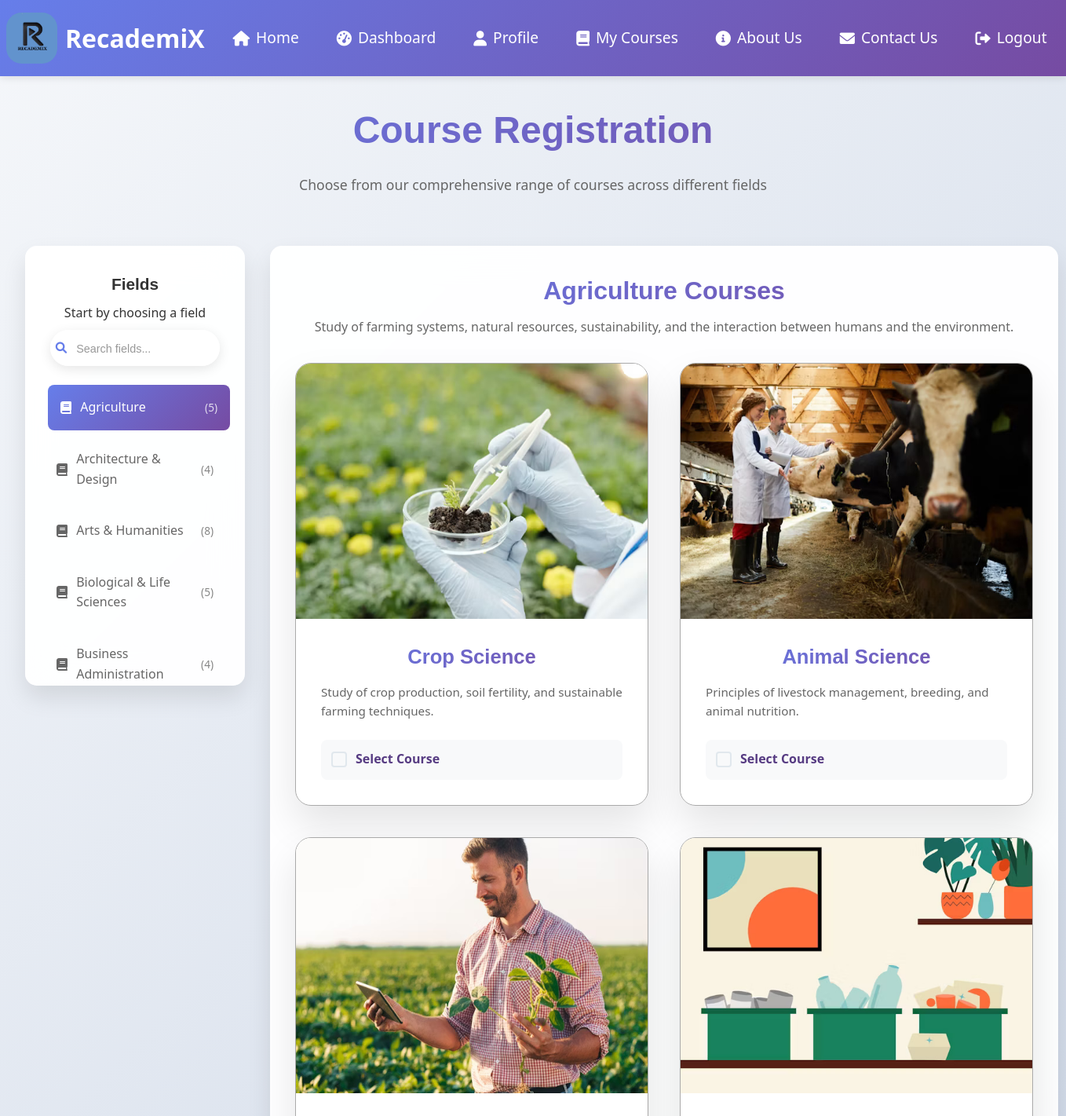
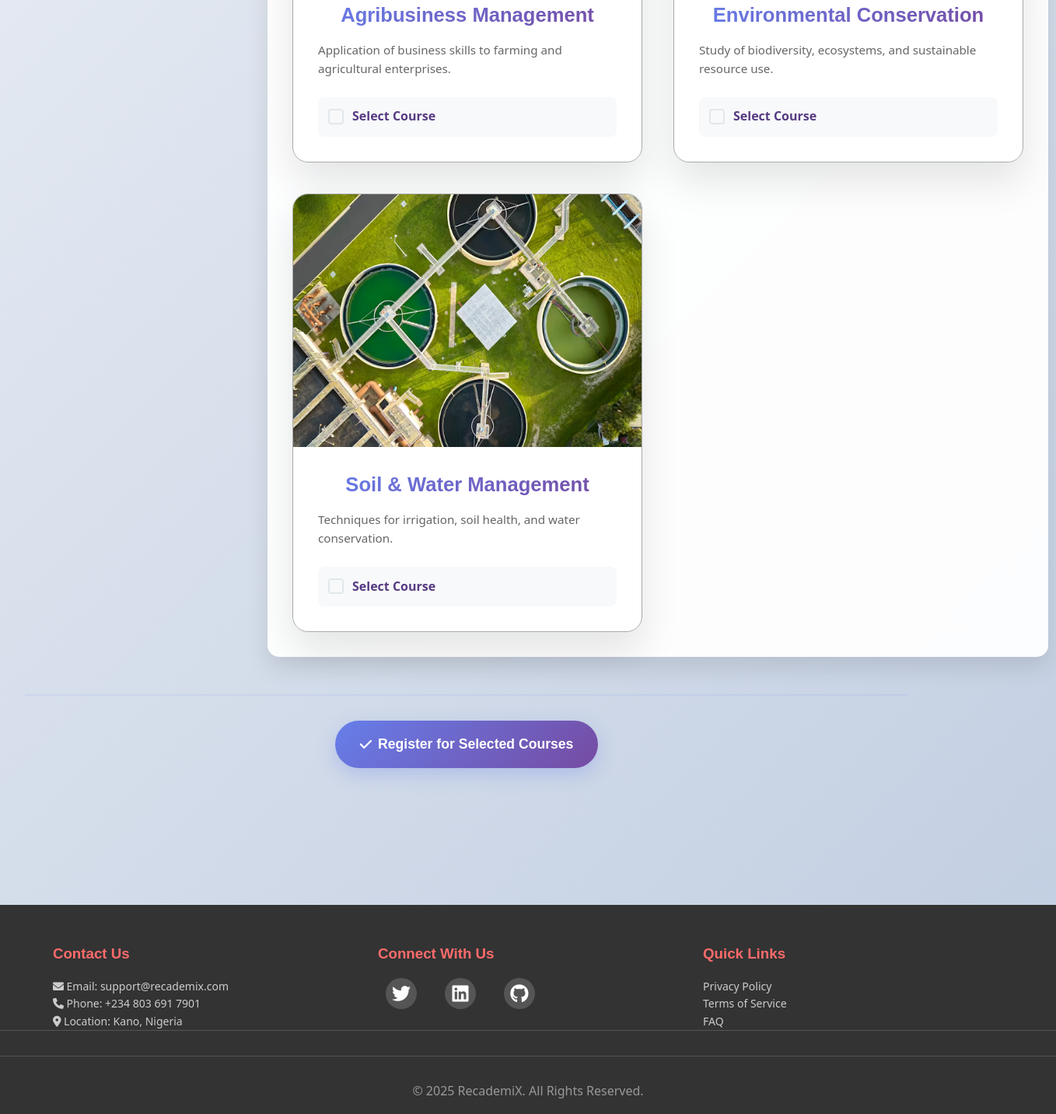
The page /videos/course-registration/ (signed in) on the database its author committed (2 pictures, top to bottom).
### videos/models.py (models this page shows, shortened)
class Field(models.Model):
    name = models.CharField(max_length=100)
    description = models.TextField(blank=True, null=True)

class Course(models.Model):
    title = models.CharField(max_length=255)
    field = models.ForeignKey(Field, on_delete=models.CASCADE, related_name='courses', default="null")
    created_at = models.DateTimeField(auto_now_add=True)
    description = models.TextField(blank=True, null=True)
    image = models.ImageField(upload_to='course_images/', blank=True, null=True)

### videos/views.py (the view, shortened to what this page needs)
# urls.py: path('course-registration/', views.course_registration, name='course_registration'),
@login_required
def course_registration(request):
    fields = Field.objects.prefetch_related('courses').order_by('name')
    for field in fields:
        field.course_count = field.courses.count()
    context = {
        'fields': fields
    }
    return render(request, 'course-registration.html', context)

### templates/course-registration.html (shortened to what this page needs)
{% extends 'base.html' %}
{% load static %}
{% block content %}
<section class="modern-section">
    <div class="section-header">
        <h1 class="section-title">Course Registration</h1>
        <p class="section-subtitle">Choose from our comprehensive range of courses across different fields</p>
    </div>
    <div class="container-course">
    <form method="POST" id="courseRegistrationForm">
        <div class="sidebar-layout">
            <div class="categories-sidebar">
                <h3 class="sidebar-title">Fields</h3>
                <p>Start by choosing a field</p>
                <div class="field-search-wrapper">
                    <div class="search-input-group">
                        <i class="fas fa-search search-icon"></i>
                        <input type="text" id="fieldSearch" placeholder="Search fields..." class="field-search-input">
                    </div>
                </div>
                <div class="field-list" id="fieldList">
                    {% for field in fields %}
                        <div class="category-item" data-field="{{ field.id }}" data-field-name="{{ field.name|lower }}" onclick="showFieldCourses('{{ field.id }}')">
                            <i class="fas fa-book"></i>
                            <span>{{ field.name }}</span>
                            <span class="course-count">({{ field.course_count }})</span>
                        </div>
                    {% endfor %}
                </div>
            </div>
            <div class="courses-content container">
                {% for field in fields %}
                    <div class="field-courses" id="field-{{ field.id }}" style="{% if not forloop.first %}display: none;{% endif %}">
                        <div class="field-header-info">
                            <h2 class="field-title">{{ field.name }} Courses</h2>
                            <p class="field-description">{{ field.description|default:"Explore courses in this field" }}</p>
                        </div>
                        <div class="courses-grid">
                            {% for course in field.courses.all %}
                                <div class="course-item">
                                    <div class="course-image">
                                        <img src="{% if course.image %}
                                        {{ course.image.url }}
                                        {% else %}
                                        {% static 'images/default.jpg' %}
                                        {% endif %}" alt="{{ course.title }}" />
                                    </div>
                                    <div class="course-details">
                                        <h3 class="course-name">{{ course.title }}</h3>
                                        <p class="course-description">
                                            {% if course.description %}
                                                {{ course.description|truncatechars:120 }}
                                            {% else %}
                                                Explore comprehensive topics in {{ course.title }}. Enhance your skills today!
                                            {% endif %}
                                        </p>
                                        <label class="course-checkbox-wrapper">
                                            <span class="checkbox-custom"></span>
                                            <span class="checkbox-label">Select Course</span>
                                        </label>
                                    </div>
                                </div>
                            {% endfor %}
                        </div>
                    </div>
                {% endfor %}
            </div>
        </div>
        <div class="form-actions">
            <button type="submit" class="btn btn-primary btn-large">
                <i class="fas fa-check"></i> Register for Selected Courses
            </button>
        </div></div>
</section>
{% endblock content %}

### templates/base.html (shortened to what this page needs)
{% load static %}
<!DOCTYPE html>
<html lang="en">
<head>
    <link rel="stylesheet" href="{% static 'css/styles.css' %}">
    <link rel="stylesheet" href="{% static 'css/pages.css' %}">
    <link rel="stylesheet" href="{% static 'css/courses.css' %}">
    <link rel="stylesheet" href="{% static 'css/dashboard.css' %}">
    <link rel="stylesheet" href="{% static 'css/buttons.css' %}">
    <link rel="stylesheet" href="{% static 'css/responsive.css' %}">
    <link rel="stylesheet" href="https://cdnjs.cloudflare.com/ajax/libs/font-awesome/6.0.0/css/all.min.css">
</head>
<body>
<nav class="navbar">
    <div class="nav-container">
        <a href="{% url 'home' %}" class="logo">
            <img src="{% static 'images/LOGO copy.jpg' %}" alt="RecademiX Logo">
            <span class="logo-text">RecademiX</span>
        </a>
<ul class="nav-links" id="navLinks">
            <li><a href="{% url 'home' %}"><i class="fas fa-home"></i> Home</a></li>
                {% if user.is_authenticated %}
            <li><a href="{% url 'dashboard' %}"><i class="fas fa-tachometer-alt"></i> Dashboard</a></li>
            <li><a href="{% url 'profile' %}"><i class="fas fa-user"></i> Profile</a></li>
            <li><a href="{% url 'my_courses' %}"><i class="fas fa-book"></i> My Courses</a></li>
            <li><a href="{% url 'about' %}"><i class="fas fa-info-circle"></i> About Us</a></li>
            <li><a href="{% url 'contact' %}"><i class="fas fa-envelope"></i> Contact Us</a></li>
            <li><a href="{% url 'signout' %}"><i class="fas fa-sign-out-alt"></i> Logout</a></li>
            {% endif %}
</ul>
    </div>
</nav>
    {% block content %}
    {% endblock content %}
    <footer class="footer">
        <div class="footer-content">
            <div class="footer-section">
                <h3>Contact Us</h3>
                <p><i class="fas fa-envelope"></i> Email: support@recademix.com</p>
                <p><i class="fas fa-phone"></i> Phone: +234 803 691 7901</p>
                <p><i class="fas fa-map-marker-alt"></i> Location: Kano, Nigeria</p>
            </div>
            <div class="footer-section">
                <h3>Connect With Us</h3>
                <div class="social-links">
                    <a href="#" class="social-icon"><i class="fab fa-twitter"></i></a>
                    <a href="#" class="social-icon"><i class="fab fa-linkedin"></i></a>
                    <a href="#" class="social-icon"><i class="fab fa-github"></i></a>
                </div>
            </div>
            <div class="footer-section">
                <h3>Quick Links</h3>
                <p><a href="#">Privacy Policy</a></p>
                <p><a href="#">Terms of Service</a></p>
                <p><a href="#">FAQ</a></p>
            </div>
        </div>
        <div class="footer-bottom">
            <p class="copyright">© 2025 RecademiX. All Rights Reserved.</p>
        </div>
    </footer>
</body>
</html>

### static/css/styles.css (style rules this page uses)
* { margin: 0; padding: 0; box-sizing: border-box; }
body { font-family: 'Segoe UI', Tahoma, Geneva, Verdana, sans-serif; line-height: 1.6; color: #333; background: #f4f8fc; height: 100vh; }
h1, h2, h3 { font-family: Tahoma, sans-serif; }
.navbar { background: linear-gradient(135deg, #667eea 0%, #764ba2 100%); padding: 1rem 0; box-shadow: 0 2px 10px rgba(0,0,0,0.1); position: fixed; top: 0; left: 0; right: 0; z-index: 1000; }
.nav-container { max-width: 1200px; margin: 0 0.5rem; display: flex; justify-content: space-between; align-items: center; padding: 0; }
.logo { display: flex; align-items: center; color: white; font-size: 2rem; font-weight: bold; text-decoration: none; margin-right: 10px; z-index: 1001; }
.logo img { width: 65px; height: 65px; margin-right: 10px; border-radius: 30%; }
.logo-text { display: inline-block; margin-right: 10px; }
.nav-links { display: flex; align-items: center; list-style: none; gap: 1rem; }
.nav-links a { color: white; text-decoration: none; font-weight: 500; font-size: 1.2rem; white-space: nowrap; transition: all 0.3s ease; padding: 0.5rem 1rem; border-radius: 25px; display: flex; align-items: center; gap: 0.5rem; }
.container { max-width: 1200px; margin: 0 auto; padding: 0 2rem; }
.section-header { text-align: center; margin-bottom: 4rem; }
.section-header p { font-size: 1.1rem; color: #666; max-width: 600px; margin: 0 auto; }
.footer, .site-footer { background: #333; color: white; padding: 3rem 0 1rem; }
.footer-content { display: grid; grid-template-columns: repeat(auto-fit, minmax(250px, 1fr)); gap: 2rem; margin-bottom: 2rem; max-width: 90%; margin: auto; }
.footer-section h3 { margin-bottom: 1rem; color: #ff6b6b; }
.footer-section p, .footer-section a, .footer-links a { color: #ccc; text-decoration: none; line-height: 1.6; font-size: 14px; }
.social-links { display: flex; gap: 1rem; margin-top: 1rem; }
.social-links a, .social-icon { width: 40px; height: 40px; background: #555; border-radius: 50%; display: flex; align-items: center; justify-content: center; transition: all 0.3s ease; color: white; font-size: 24px; margin: 0 10px; text-decoration: none; }
.footer-bottom, .copyright { border-top: 1px solid #555; padding-top: 2rem; text-align: center; color: #999; }

### static/css/pages.css (style rules this page uses)
.modern-section { background: linear-gradient(135deg, #f5f7fa 0%, #c3cfe2 100%); min-height: 100vh; padding: 8rem 0; position: relative; }
.section-title { font-size: 3rem; font-weight: 700; color: #333; margin-bottom: 1rem; background: linear-gradient(135deg, #667eea 0%, #764ba2 100%); -webkit-background-clip: text; -webkit-text-fill-color: transparent; background-clip: text; }
.section-subtitle { font-size: 1.2rem; color: #666; max-width: 600px; margin: 0 auto; }

### static/css/buttons.css (style rules this page uses)
.btn, .login-btn, .register-btn, .edit-btn, .logout-btn, .edit-profile-btn, .alt-btn { padding: 1rem 2rem; border-radius: 50px; text-decoration: none; font-weight: 600; transition: all 0.3s ease; display: inline-flex; align-items: center; gap: 0.5rem; border: none; cursor: pointer; text-align: center; font-size: 18px; }
.btn-primary { background: linear-gradient(135deg, #667eea 0%, #764ba2 100%); color: white; box-shadow: 0 8px 25px rgba(102, 126, 234, 0.3); }
.btn-large { padding: 1.25rem 2rem; font-size: 1.1rem; font-weight: 600; }

### rows shown on the page
Field: name "Agriculture", course_count "5", description "Study of farming systems, natural resources, sustainability, and the interaction between humans and the environment."
Field: name "Architecture & Design", course_count "4"
Field: name "Arts & Humanities", course_count "8"
Field: name "Biological & Life Sciences", course_count "5"
Field: name "Business Administration", course_count "4"
Course: image (picture), title "Crop Science", description "Study of crop production, soil fertility, and sustainable farming techniques."
Course: image (picture), title "Animal Science", description "Principles of livestock management, breeding, and animal nutrition."
Course: image (picture), title "Agribusiness Management", description "Application of business skills to farming and agricultural enterprises."
Course: image (picture), title "Environmental Conservation", description "Study of biodiversity, ecosystems, and sustainable resource use."
Course: image (picture), title "Soil & Water Management", description "Techniques for irrigation, soil health, and water conservation."
